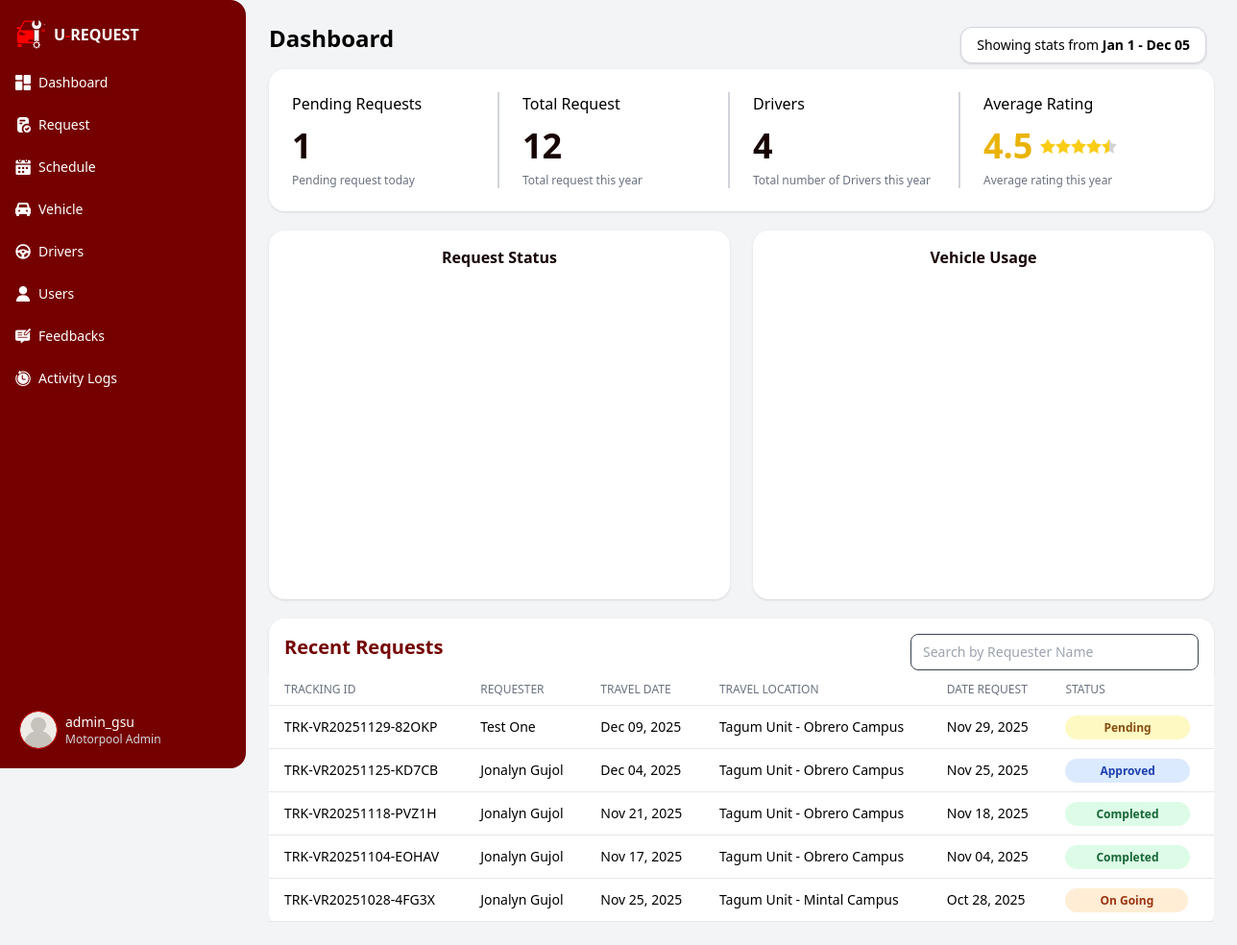
The page /app/modules/motorpool_admin/views/dashboard.php (signed in) on the database its author committed.
### tables this page shows
CREATE TABLE `vehicle_request` (
  `control_no` int(11) NOT NULL AUTO_INCREMENT,
  `req_id` int(10) unsigned DEFAULT NULL,
  `date_request` datetime DEFAULT NULL,
  `tracking_id` varchar(50) DEFAULT NULL,
  `trip_purpose` varchar(100) DEFAULT NULL,
  `travel_destination` varchar(255) DEFAULT NULL,
  `travel_date` date DEFAULT NULL,
  `return_date` date DEFAULT NULL,
  `departure_time` time DEFAULT NULL,
  `return_time` time DEFAULT NULL,
  PRIMARY KEY (`control_no`),
  KEY `fk_vehicle_request_requester` (`req_id`),
  KEY `idx_tracking_id` (`tracking_id`),
  CONSTRAINT `fk_vehicle_request_requester` FOREIGN KEY (`req_id`) REFERENCES `requester` (`req_id`) ON DELETE SET NULL ON UPDATE CASCADE
);

### app/core/BaseModel.php (called while the page is built, shortened)
<?php
class BaseModel {
    protected $host = 'localhost';
    protected $user = 'root';
    protected $pass = '';
    protected $name = 'u_request';
    private function connect() {
        $this->db = @new mysqli($this->host, $this->user, $this->pass, $this->name);
    }
}

### app/controllers/DashboardController.php (called while the page is built, shortened)
<?php
require_once __DIR__ . '/../models/DashboardModel.php';
class DashboardController {
    private $model;
    public function __construct() {
        $this->model = new DashboardModel();
    }
    public function getDashboardData($year) {
        $summary = $this->model->getSummary($year);
        $monthly = $this->model->getMonthlyRequests($year);
        $data['summary'] = [
            'total_rrequests'   => $summary['total_rrequests'] ?? 0,
            'total_vrequests'   => $summary['total_vrequests'] ?? 0,
            'totalgPersonnel'   => $summary['totalgPersonnel'] ?? 0,
            'totalDrivers'      => $summary['totalDrivers'] ?? 0,
            'total_vrequests_p' => $summary['total_vrequests_p'] ?? 0,
            'total_user'        => $summary['total_user'] ?? 0,
            'total_admin'       => $summary['total_admin'] ?? 0,
            'total_pending'     => $summary['total_pending'] ?? 0,
            'total_requests'    => $summary['total_requests'] ?? 0
        ];
        $data['monthly'] = $monthly;
        return $data;
    }
}

### app/models/DashboardModel.php (called while the page is built, shortened)
<?php
require_once __DIR__ . '/../core/BaseModel.php';
class DashboardModel extends BaseModel  {
    public function getSummary($year) {
        $sql = "
            SELECT
                (
                    (SELECT COUNT(*) FROM request WHERE YEAR(request_date) = ?)
                ) AS total_rrequests,
                (
                    (SELECT COUNT(*) FROM vehicle_request WHERE YEAR(date_request) = ?)
                ) AS total_vrequests,
                (
                    (SELECT COUNT(*) FROM gsu_personnel)
                ) AS totalgPersonnel,
                (
                    (SELECT COUNT(*) FROM requester)
                ) AS total_user,
                (
                    (SELECT COUNT(*) FROM administrator)
                ) AS total_admin,
                (
                   SELECT COUNT(*) FROM vw_requests WHERE req_status IN ('To Inspect', 'In Progress')
                ) AS total_pending,
                (
                   SELECT COUNT(*) FROM driver
                ) AS totalDrivers,
                (
                   SELECT COUNT(DISTINCT vr.tracking_id) AS pending_count
                    FROM vehicle_request vr
                    LEFT JOIN vehicle_request_assignment vra
                        ON vr.control_no = vra.control_no
                    WHERE vra.req_status = 'Pending'
                ) AS total_vrequests_p,
                (
                    (SELECT COUNT(*) FROM request WHERE YEAR(request_date) = ?)
                    +
                    (SELECT COUNT(*) FROM vehicle_request WHERE YEAR(date_request) = ?)
                ) AS total_requests
        ";
        $stmt = $this->db->prepare($sql);
        $stmt->bind_param("iiii", $year, $year, $year, $year);
        $stmt->execute();
        $result = $stmt->get_result()->fetch_assoc();
        return $result;
    }
    public function getMonthlyRequests($year) {
        $sqlFacility = "
            SELECT MONTH(request_date) AS month, COUNT(*) AS total
            FROM vw_requests
            WHERE YEAR(request_date) = ?
            GROUP BY MONTH(request_date)
        ";
        $stmt = $this->db->prepare($sqlFacility);
        $stmt->bind_param("i", $year);
        $stmt->execute();
        $rowsFacility = $stmt->get_result()->fetch_all(MYSQLI_ASSOC);
        $sqlVehicle = "
            SELECT MONTH(date_request) AS month, COUNT(*) AS total
            FROM vehicle_request
            WHERE YEAR(date_request) = ?
            GROUP BY MONTH(date_request)
        ";
        $stmt = $this->db->prepare($sqlVehicle);
        $stmt->bind_param("i", $year);
        $stmt->execute();
        $rowsVehicle = $stmt->get_result()->fetch_all(MYSQLI_ASSOC);
        $facility = array_fill(1, 12, 0);
        $vehicle  = array_fill(1, 12, 0);
        foreach ($rowsVehicle as $row) {
            $vehicle[(int)$row['month']] = (int)$row['total'];
        }
        return [
            'facility' => array_values($facility),
            'vehicle'  => array_values($vehicle)
        ];
    }
}

### app/controllers/RequestController.php (called while the page is built, shortened)
<?php
require_once __DIR__ . '/../models/RequestModel.php';
class RequestController {
    private $model;
    public function __construct() {
        $this->model = new RequestModel();
    }
    public function indexVehicle() {
        $requests = $this->model->getAllVehicleRequests();
        return [
            "requests" => $requests
        ];
    }
}
require_once __DIR__ . '/../models/RequestModel.php';

### app/models/RequestModel.php (called while the page is built, shortened)
<?php
require_once __DIR__ . '/../core/BaseModel.php';
class RequestModel extends BaseModel {
public function getAllVehicleRequests() {
  $query = "
    SELECT
        v.*,
        CONCAT(r.firstName, ' ', r.lastName) AS requester_name,
        r.contact,
        vr.vehicle_id,
        vr.driver_id,
        CONCAT(d.firstName, ' ', d.lastName) AS driver_name,
        vr.req_status,
        vr.approved_by,
        vr.reason,
        vl.vehicle_name,
        sf.source_of_fuel,
        sf.source_of_oil,
        sf.source_of_repair_maintenance,
        sf.source_of_driver_assistant_per_diem
    FROM vehicle_request v
    INNER JOIN requester r ON v.req_id = r.req_id
    LEFT JOIN vehicle_request_assignment vr ON v.control_no = vr.control_no
    LEFT JOIN vehicle vl ON vl.vehicle_id = vr.vehicle_id
    LEFT JOIN driver d ON d.driver_id = vr.driver_id
    LEFT JOIN source_of_fund sf ON v.control_no = sf.control_no
    ORDER BY v.date_request DESC;
";
    $result = $this->db->query($query);
    $requests = [];
    while ($row = $result->fetch_assoc()) {
    $control_no = $row['control_no'];
    $passengersQuery = "
        SELECT CONCAT(p.firstName, ' ', p.lastName) AS name
        FROM passengers p
        INNER JOIN vehicle_request_passengers vrp
        ON p.passenger_id = vrp.passenger_id
        WHERE vrp.control_no = '{$this->db->real_escape_string($control_no)}'
    ";
    $passengersResult = $this->db->query($passengersQuery);
    $passengers = [];
    if ($passengersResult) {
        while ($p = $passengersResult->fetch_assoc()) {
            $passengers[] = $p['name'];
        }
    }
    $row['passengers'] = $passengers;
    $row['passenger_count'] = count($passengers);
    $row['source_of_fuel'] = $row['source_of_fuel'] ?? 'N/A';
    $row['source_of_oil'] = $row['source_of_oil'] ?? 'N/A';
    $row['source_of_repair_maintenance'] = $row['source_of_repair_maintenance'] ?? 'N/A';
    $row['source_of_driver_assistant_per_diem'] = $row['source_of_driver_assistant_per_diem'] ?? 'N/A';
    $requests[] = $row;
}
    return $requests;
}
}

### app/modules/motorpool_admin/views/dashboard.php (the view, shortened to what this page needs)
<?php
require_once __DIR__ . '/../../../controllers/DashboardController.php';
require_once __DIR__ . '/../../../controllers/RequestController.php';
$con = new RequestController();
$data = $con->indexVehicle();
$requests = $data['requests'];
$controller = new DashboardController();
$year = $_GET['year'] ?? date('Y');
$data = $controller->getDashboardData($year);
$startDate = "Jan 1";
$endDate = date('M d');
$dateRange = "$startDate - $endDate";
?>
<!DOCTYPE html>
<html lang="en">
<head>
  <link rel="stylesheet" href="<?php echo PUBLIC_URL; ?>/assets/css/output.css" />
</head>
<body class="bg-gray-100">
  <?php include COMPONENTS_PATH . '/motorpool_menu.php';?>
<main class="ml-16 md:ml-64 flex flex-col min-h-screen transition-all duration-300">
    <div class="absolute top-7 right-8 bg-white p-2 px-4 rounded-xl shadow border border-gray-300 text-sm">
      Showing stats from <span class="font-semibold"><?= $dateRange ?></span>
    </div>
    <div class="p-6">
      <h1 class="text-2xl font-bold mb-4">Dashboard</h1>
      <div class="grid grid-cols-2 md:grid-cols-4 gap-6 mb-5 bg-white p-6 rounded-2xl shadow">
        <div class="border-r-2 border-gray-300">
          <h2 class="font-medium mb-3">Pending Requests</h2>
          <p class="text-4xl font-bold text-text mt-2">
            <?= isset($data['summary']['total_vrequests_p']) ? $data['summary']['total_vrequests_p'] : 0 ?>
          </p>
          <p class="text-xs text-gray-500 font-medium mt-2">Pending request today</p>
        </div>
        <div class="border-r-2 border-gray-300">
          <h2 class="font-medium mb-3">Total Request</h2>
          <p class="text-4xl font-bold text-text mt-2">
            <?= isset($data['summary']['total_vrequests']) ? $data['summary']['total_vrequests'] : 0 ?>
          </p>
          <p class="text-xs text-gray-500 font-medium mt-2">Total request this year</p>
        </div>
        <div class="border-r-2 border-gray-300">
          <h2 class="font-medium mb-3">Drivers</h2>
          <p class="text-4xl font-bold text-text mt-2">
            <?= isset($data['summary']['totalDrivers']) ? $data['summary']['totalDrivers'] : 0 ?>
          </p>
          <p class="text-xs text-gray-500 font-medium mt-2">Total number of Drivers this year</p>
        </div>
        <div>
          <h2 class="font-medium mb-3">Average Rating</h2>
          <div class="flex items-center space-x-2 mt-2">
            <span class="text-4xl font-bold text-yellow-500">4.5</span>
            <div id="averageStars" class="flex"></div>
          </div>
          <p class="text-xs text-gray-500 font-medium mt-2">Average rating this year</p>
        </div>
      </div>
      <div class="grid md:grid-cols-2 gap-6 mb-5">
       <div class="bg-white p-4 rounded-2xl shadow">
          <h3 class="font-semibold text-text text-base text-center mb-2">Request Status</h3>
          <div class="w-full h-80 flex justify-center">
            <canvas id="requestStatusChart"></canvas>
          </div>
        </div>
        <div class="bg-white p-4 rounded-2xl shadow">
          <h3 class="font-semibold text-text text-base text-center mb-2">Vehicle Usage</h3>
          <div class="w-full h-80 flex justify-center">
            <canvas id="vehicleUsageChart"></canvas>
          </div>
        </div>
      </div>
      <div class="flex justify-between bg-white p-4 pb-1 rounded-t-2xl shadow">
        <h3 class="text-xl font-bold text-primary mb-1 order-1">Recent Requests</h3>
        <input type="text" id="searchRequests" placeholder="Search by Requester Name" class="flex-right min-w-[300px] input-field order-2">
      </div>
      <table class="min-w-full divide-y divide-gray-200 bg-white rounded-b-lg p-2">
        <thead class="bg-white sticky top-0">
            <tr>
              <th class="pl-4 py-2 text-left text-xs font-medium text-gray-500 uppercase">Tracking ID</th>
              <th class="px-4 py-2 text-left text-xs font-medium text-gray-500 uppercase">Requester</th>
              <th class="px-4 py-2 text-left text-xs font-medium text-gray-500 uppercase">Travel Date</th>
              <th class="px-4 py-2 text-left text-xs font-medium text-gray-500 uppercase">Travel Location</th>
              <th class="px-4 py-2 text-left text-xs font-medium text-gray-500 uppercase">Date Request</th>
              <th class="px-4 py-2 text-left text-xs font-medium text-gray-500 uppercase rounded-tr-lg">Status</th>
                </tr>
              </thead>
              <tbody id="requestsTable" class="text-sm">
                <?php if (!empty($requests)): ?>
                  <?php foreach ($requests as $row): ?>
                    <tr
                      class="border-b hover:bg-gray-100 cursor-pointer"
                      data-status="<?= htmlspecialchars($row['req_status']) ?>"
                      data-date="<?= htmlspecialchars(date('Y-m-d', strtotime($row['date_request']))) ?>"
                      @click="selectRow({
                        control_no: '<?= htmlspecialchars($row['control_no']) ?>',
                        tracking_id: '<?= htmlspecialchars($row['tracking_id']) ?>',
                        requester_name: '<?= htmlspecialchars($row['requester_name']) ?>',
                        travel_destination: '<?= htmlspecialchars($row['travel_destination']) ?>',
                        date_request: '<?= htmlspecialchars(date('M d, Y', strtotime($row['date_request']))) ?>',
                        travel_date: '<?= htmlspecialchars(date('M d, Y', strtotime($row['travel_date']))) ?>',
                        trip_purpose: '<?= htmlspecialchars($row['trip_purpose']) ?>',
                        req_status: '<?= htmlspecialchars($row['req_status']) ?>'
                      })"
                    >
                      <td class="px-4 py-3"><?= htmlspecialchars($row['tracking_id']) ?></td>
                      <td class="px-4 py-3"><?= htmlspecialchars($row['requester_name']) ?></td>
                      <td class="px-4 py-3"><?= htmlspecialchars(date('M d, Y', strtotime($row['travel_date']))) ?></td>
                      <td class="px-4 py-3"><?= htmlspecialchars($row['travel_destination']) ?></td>
                      <td class="px-4 py-3"><?= htmlspecialchars(date('M d, Y', strtotime($row['date_request']))) ?></td>
                      <td class="px-4 py-3">
                        <?php if ($row['req_status'] === 'Completed'): ?>
                            <span class="px-8 py-1 rounded-full text-xs font-semibold bg-green-100 text-green-800">
                                Completed
                            </span>
                        <?php elseif ($row['req_status'] === 'Pending'): ?>
                            <span class="px-10 py-1 rounded-full text-xs font-semibold bg-yellow-100 text-yellow-800">
                                Pending
                            </span>
                        <?php elseif ($row['req_status'] === 'Approved'): ?>
                            <span class="px-9 py-1 rounded-full text-xs font-semibold bg-blue-100 text-blue-800">
                                Approved
                            </span>
                        <?php elseif ($row['req_status'] === 'On Going'): ?>
                            <span class="px-9 py-1 rounded-full text-xs font-semibold bg-orange-100 text-orange-800">
                                On Going
                            </span>
                        <?php endif; ?>
                      </td>
                    </tr>
                  <?php endforeach; ?>
                <?php else: ?>
                  <tr><td colspan="6" class="text-center py-3 text-gray-400">No vehicle requests found</td></tr>
                <?php endif; ?>
          </tbody>
       </table>
    </div>
  </main>
</body>
</html>

### rows shown on the page
vehicle_request: tracking "TRK-VR20251129-82OKP", requester_name "Test One", travel_date "Dec 09, 2025", travel_destination "Tagum Unit - Obrero Campus", date_request "Nov 29, 2025", shows "Pending"
vehicle_request: tracking "TRK-VR20251125-KD7CB", requester_name "Jonalyn Gujol", travel_date "Dec 04, 2025", travel_destination "Tagum Unit - Obrero Campus", date_request "Nov 25, 2025", shows "Approved"
vehicle_request: tracking "TRK-VR20251118-PVZ1H", requester_name "Jonalyn Gujol", travel_date "Nov 21, 2025", travel_destination "Tagum Unit - Obrero Campus", date_request "Nov 18, 2025", shows "Completed"
vehicle_request: tracking "TRK-VR20251104-EOHAV", requester_name "Jonalyn Gujol", travel_date "Nov 17, 2025", travel_destination "Tagum Unit - Obrero Campus", date_request "Nov 04, 2025", shows "Completed"
vehicle_request: tracking "TRK-VR20251028-4FG3X", requester_name "Jonalyn Gujol", travel_date "Nov 25, 2025", travel_destination "Tagum Unit - Mintal Campus", date_request "Oct 28, 2025", shows "On Going"

### other values the page prints
$_SESSION['full_name'] "admin_gsu"
$data['summary']['total_vrequests_p'] "1"
$data['summary']['total_vrequests'] "12"
$data['summary']['totalDrivers'] "4"
